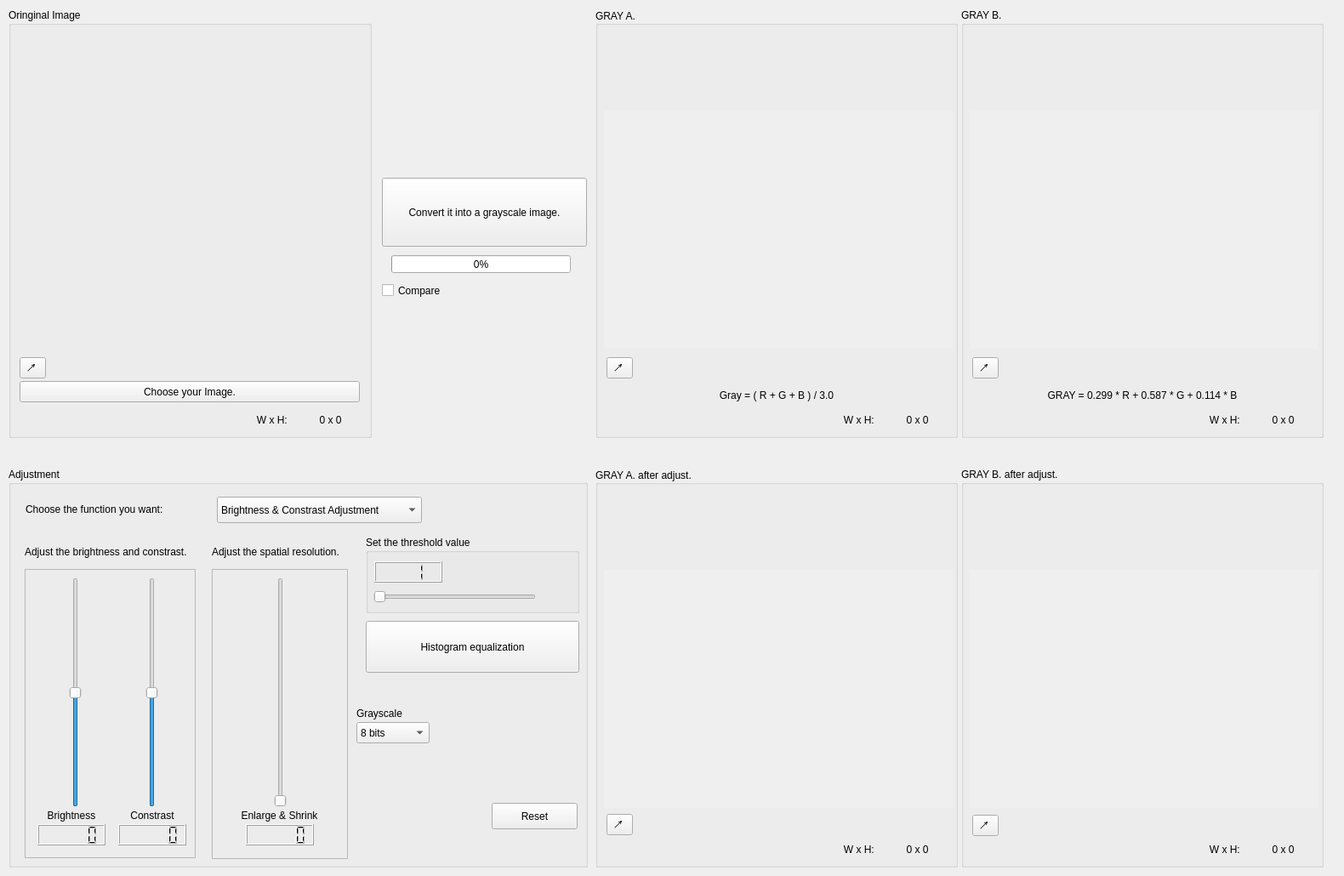
<?xml version="1.0" encoding="UTF-8"?>
<ui version="4.0">
 <class>Widget</class>
 <widget class="QWidget" name="Widget">
  <property name="geometry">
   <rect>
    <x>0</x>
    <y>0</y>
    <width>1580</width>
    <height>1030</height>
   </rect>
  </property>
  <property name="minimumSize">
   <size>
    <width>1580</width>
    <height>1030</height>
   </size>
  </property>
  <property name="windowTitle">
   <string>Widget</string>
  </property>
  <widget class="QGroupBox" name="groupBox_OI">
   <property name="geometry">
    <rect>
     <x>10</x>
     <y>10</y>
     <width>427</width>
     <height>505</height>
    </rect>
   </property>
   <property name="title">
    <string>Oringinal Image</string>
   </property>
   <widget class="QPushButton" name="pushButton_OI_CF">
    <property name="geometry">
     <rect>
      <x>13</x>
      <y>438</y>
      <width>400</width>
      <height>25</height>
     </rect>
    </property>
    <property name="minimumSize">
     <size>
      <width>400</width>
      <height>25</height>
     </size>
    </property>
    <property name="mouseTracking">
     <bool>false</bool>
    </property>
    <property name="text">
     <string>Choose your Image.</string>
    </property>
   </widget>
   <widget class="QToolButton" name="toolButton_OI">
    <property name="geometry">
     <rect>
      <x>13</x>
      <y>410</y>
      <width>31</width>
      <height>25</height>
     </rect>
    </property>
    <property name="text">
     <string>↗ </string>
    </property>
   </widget>
   <widget class="QLabel" name="label_OI_i">
    <property name="geometry">
     <rect>
      <x>13</x>
      <y>28</y>
      <width>400</width>
      <height>400</height>
     </rect>
    </property>
    <property name="text">
     <string/>
    </property>
   </widget>
   <widget class="QWidget" name="widget_OI_WH" native="true">
    <property name="geometry">
     <rect>
      <x>270</x>
      <y>465</y>
      <width>150</width>
      <height>38</height>
     </rect>
    </property>
    <layout class="QHBoxLayout" name="horizontalLayout">
     <item>
      <widget class="QLabel" name="label_OI_WH_SUBTITLE">
       <property name="text">
        <string>W x H: </string>
       </property>
       <property name="alignment">
        <set>Qt::AlignCenter</set>
       </property>
      </widget>
     </item>
     <item>
      <widget class="QLabel" name="label_OI_WH_NUM">
       <property name="text">
        <string>0 x 0</string>
       </property>
       <property name="alignment">
        <set>Qt::AlignCenter</set>
       </property>
      </widget>
     </item>
    </layout>
   </widget>
   <zorder>pushButton_OI_CF</zorder>
   <zorder>label_OI_i</zorder>
   <zorder>toolButton_OI</zorder>
   <zorder>widget_OI_WH</zorder>
  </widget>
  <widget class="QPushButton" name="pushButton_convert">
   <property name="geometry">
    <rect>
     <x>449</x>
     <y>209</y>
     <width>241</width>
     <height>81</height>
    </rect>
   </property>
   <property name="text">
    <string>Convert it into a grayscale image.</string>
   </property>
  </widget>
  <widget class="QProgressBar" name="progressBar">
   <property name="geometry">
    <rect>
     <x>460</x>
     <y>300</y>
     <width>211</width>
     <height>21</height>
    </rect>
   </property>
   <property name="value">
    <number>0</number>
   </property>
  </widget>
  <widget class="QGroupBox" name="groupBox_GA">
   <property name="geometry">
    <rect>
     <x>700</x>
     <y>10</y>
     <width>426</width>
     <height>505</height>
    </rect>
   </property>
   <property name="title">
    <string>GRAY A.</string>
   </property>
   <property name="alignment">
    <set>Qt::AlignLeading|Qt::AlignLeft|Qt::AlignVCenter</set>
   </property>
   <property name="flat">
    <bool>true</bool>
   </property>
   <widget class="QLabel" name="label_GA">
    <property name="geometry">
     <rect>
      <x>13</x>
      <y>446</y>
      <width>400</width>
      <height>17</height>
     </rect>
    </property>
    <property name="minimumSize">
     <size>
      <width>400</width>
      <height>0</height>
     </size>
    </property>
    <property name="text">
     <string>Gray = ( R + G + B ) / 3.0</string>
    </property>
    <property name="alignment">
     <set>Qt::AlignCenter</set>
    </property>
   </widget>
   <widget class="QToolButton" name="toolButton_GA">
    <property name="geometry">
     <rect>
      <x>13</x>
      <y>410</y>
      <width>31</width>
      <height>25</height>
     </rect>
    </property>
    <property name="text">
     <string>↗ </string>
    </property>
   </widget>
   <widget class="QLabel" name="label_GA_i">
    <property name="geometry">
     <rect>
      <x>13</x>
      <y>28</y>
      <width>400</width>
      <height>400</height>
     </rect>
    </property>
    <property name="text">
     <string/>
    </property>
   </widget>
   <widget class="QWidget" name="widget_GA_WH" native="true">
    <property name="geometry">
     <rect>
      <x>270</x>
      <y>465</y>
      <width>150</width>
      <height>38</height>
     </rect>
    </property>
    <layout class="QHBoxLayout" name="horizontalLayout_3">
     <item>
      <widget class="QLabel" name="label_GA_WH_SUBTITLE">
       <property name="text">
        <string>W x H: </string>
       </property>
       <property name="alignment">
        <set>Qt::AlignCenter</set>
       </property>
      </widget>
     </item>
     <item>
      <widget class="QLabel" name="label_GA_WH_NUM">
       <property name="text">
        <string>0 x 0</string>
       </property>
       <property name="alignment">
        <set>Qt::AlignCenter</set>
       </property>
      </widget>
     </item>
    </layout>
   </widget>
   <widget class="QWidget" name="widget_GA_h" native="true">
    <property name="geometry">
     <rect>
      <x>10</x>
      <y>120</y>
      <width>410</width>
      <height>280</height>
     </rect>
    </property>
    <property name="autoFillBackground">
     <bool>true</bool>
    </property>
    <widget class="QWidget" name="horizontalLayoutWidget">
     <property name="geometry">
      <rect>
       <x>9</x>
       <y>9</y>
       <width>391</width>
       <height>261</height>
      </rect>
     </property>
     <layout class="QHBoxLayout" name="horizontalLayout_GA_h">
      <property name="spacing">
       <number>6</number>
      </property>
     </layout>
    </widget>
   </widget>
   <zorder>label_GA</zorder>
   <zorder>label_GA_i</zorder>
   <zorder>toolButton_GA</zorder>
   <zorder>widget_GA_WH</zorder>
   <zorder>widget_GA_h</zorder>
  </widget>
  <widget class="QGroupBox" name="groupBox_ADJ">
   <property name="geometry">
    <rect>
     <x>10</x>
     <y>550</y>
     <width>681</width>
     <height>470</height>
    </rect>
   </property>
   <property name="title">
    <string>Adjustment</string>
   </property>
   <widget class="QGroupBox" name="groupBox_ADJ_TH">
    <property name="geometry">
     <rect>
      <x>420</x>
      <y>80</y>
      <width>251</width>
      <height>91</height>
     </rect>
    </property>
    <property name="title">
     <string>Set the threshold value</string>
    </property>
    <widget class="QSlider" name="horizontalSlider_ADJ_TH">
     <property name="geometry">
      <rect>
       <x>9</x>
       <y>56</y>
       <width>191</width>
       <height>31</height>
      </rect>
     </property>
     <property name="maximum">
      <number>255</number>
     </property>
     <property name="orientation">
      <enum>Qt::Horizontal</enum>
     </property>
    </widget>
    <widget class="QLCDNumber" name="lcdNumber_ADJ_TH">
     <property name="geometry">
      <rect>
       <x>10</x>
       <y>30</y>
       <width>80</width>
       <height>25</height>
      </rect>
     </property>
     <property name="autoFillBackground">
      <bool>false</bool>
     </property>
     <property name="digitCount">
      <number>3</number>
     </property>
     <property name="intValue" stdset="0">
      <number>1</number>
     </property>
    </widget>
   </widget>
   <widget class="QLabel" name="label_ADJ">
    <property name="geometry">
     <rect>
      <x>20</x>
      <y>40</y>
      <width>221</width>
      <height>17</height>
     </rect>
    </property>
    <property name="text">
     <string>Choose the function you want: </string>
    </property>
   </widget>
   <widget class="QComboBox" name="comboBox_ADJ">
    <property name="geometry">
     <rect>
      <x>245</x>
      <y>34</y>
      <width>241</width>
      <height>31</height>
     </rect>
    </property>
    <item>
     <property name="text">
      <string>Brightness &amp; Constrast Adjustment</string>
     </property>
    </item>
    <item>
     <property name="text">
      <string>Convert into binary image</string>
     </property>
    </item>
    <item>
     <property name="text">
      <string>Histogram equalization</string>
     </property>
    </item>
    <item>
     <property name="text">
      <string>Enlarge or Shrink &amp; Grayscale</string>
     </property>
    </item>
   </widget>
   <widget class="QPushButton" name="pushButton_ADJ_H">
    <property name="geometry">
     <rect>
      <x>420</x>
      <y>180</y>
      <width>251</width>
      <height>61</height>
     </rect>
    </property>
    <property name="text">
     <string>Histogram equalization</string>
    </property>
   </widget>
   <widget class="QPushButton" name="pushButton_RESET">
    <property name="geometry">
     <rect>
      <x>568</x>
      <y>394</y>
      <width>101</width>
      <height>31</height>
     </rect>
    </property>
    <property name="text">
     <string>Reset</string>
    </property>
   </widget>
   <widget class="QWidget" name="widget_ADJ_SA" native="true">
    <property name="geometry">
     <rect>
      <x>9</x>
      <y>79</y>
      <width>221</width>
      <height>391</height>
     </rect>
    </property>
    <widget class="QLabel" name="label_ADJ_SA_BC">
     <property name="geometry">
      <rect>
       <x>10</x>
       <y>0</y>
       <width>201</width>
       <height>40</height>
      </rect>
     </property>
     <property name="text">
      <string>Adjust the brightness and constrast.</string>
     </property>
     <property name="wordWrap">
      <bool>true</bool>
     </property>
    </widget>
    <widget class="QFrame" name="frame_ADJ_SA_BC">
     <property name="geometry">
      <rect>
       <x>10</x>
       <y>40</y>
       <width>201</width>
       <height>340</height>
      </rect>
     </property>
     <property name="frameShape">
      <enum>QFrame::StyledPanel</enum>
     </property>
     <property name="frameShadow">
      <enum>QFrame::Raised</enum>
     </property>
     <widget class="QLabel" name="label_ADJ_SA_BC_B">
      <property name="geometry">
       <rect>
        <x>15</x>
        <y>280</y>
        <width>80</width>
        <height>20</height>
       </rect>
      </property>
      <property name="text">
       <string>Brightness</string>
      </property>
      <property name="alignment">
       <set>Qt::AlignCenter</set>
      </property>
     </widget>
     <widget class="QLabel" name="label_ADJ_SA_BC_C">
      <property name="geometry">
       <rect>
        <x>110</x>
        <y>280</y>
        <width>80</width>
        <height>20</height>
       </rect>
      </property>
      <property name="text">
       <string>Constrast</string>
      </property>
      <property name="alignment">
       <set>Qt::AlignCenter</set>
      </property>
     </widget>
     <widget class="QSlider" name="verticalSlider_ADJ_SA_BC_C">
      <property name="geometry">
       <rect>
        <x>110</x>
        <y>10</y>
        <width>80</width>
        <height>270</height>
       </rect>
      </property>
      <property name="minimum">
       <number>-50</number>
      </property>
      <property name="maximum">
       <number>50</number>
      </property>
      <property name="singleStep">
       <number>1</number>
      </property>
      <property name="pageStep">
       <number>1</number>
      </property>
      <property name="value">
       <number>0</number>
      </property>
      <property name="orientation">
       <enum>Qt::Vertical</enum>
      </property>
     </widget>
     <widget class="QSlider" name="verticalSlider_ADJ_SA_BC_B">
      <property name="geometry">
       <rect>
        <x>20</x>
        <y>10</y>
        <width>80</width>
        <height>270</height>
       </rect>
      </property>
      <property name="minimum">
       <number>-255</number>
      </property>
      <property name="maximum">
       <number>255</number>
      </property>
      <property name="pageStep">
       <number>1</number>
      </property>
      <property name="value">
       <number>0</number>
      </property>
      <property name="orientation">
       <enum>Qt::Vertical</enum>
      </property>
     </widget>
     <widget class="QLCDNumber" name="lcdNumber_ADJ_SA_BC_B">
      <property name="geometry">
       <rect>
        <x>15</x>
        <y>300</y>
        <width>80</width>
        <height>25</height>
       </rect>
      </property>
     </widget>
     <widget class="QLCDNumber" name="lcdNumber_ADJ_SA_BC_C">
      <property name="geometry">
       <rect>
        <x>110</x>
        <y>300</y>
        <width>80</width>
        <height>25</height>
       </rect>
      </property>
     </widget>
     <zorder>verticalSlider_ADJ_SA_BC_B</zorder>
     <zorder>label_ADJ_SA_BC_B</zorder>
     <zorder>label_ADJ_SA_BC_C</zorder>
     <zorder>verticalSlider_ADJ_SA_BC_C</zorder>
     <zorder>lcdNumber_ADJ_SA_BC_B</zorder>
     <zorder>lcdNumber_ADJ_SA_BC_C</zorder>
    </widget>
   </widget>
   <widget class="QWidget" name="widget_ADJ_ES" native="true">
    <property name="geometry">
     <rect>
      <x>229</x>
      <y>79</y>
      <width>331</width>
      <height>391</height>
     </rect>
    </property>
    <widget class="QFrame" name="frame_ADJ_ES">
     <property name="geometry">
      <rect>
       <x>10</x>
       <y>40</y>
       <width>160</width>
       <height>341</height>
      </rect>
     </property>
     <property name="frameShape">
      <enum>QFrame::StyledPanel</enum>
     </property>
     <property name="frameShadow">
      <enum>QFrame::Raised</enum>
     </property>
     <widget class="QLabel" name="label_ADJ_ES_SUBTITLE">
      <property name="geometry">
       <rect>
        <x>-1</x>
        <y>280</y>
        <width>161</width>
        <height>20</height>
       </rect>
      </property>
      <property name="text">
       <string>Enlarge &amp; Shrink</string>
      </property>
      <property name="alignment">
       <set>Qt::AlignCenter</set>
      </property>
     </widget>
     <widget class="QSlider" name="verticalSlider_ADJ_ES">
      <property name="geometry">
       <rect>
        <x>5</x>
        <y>10</y>
        <width>151</width>
        <height>270</height>
       </rect>
      </property>
      <property name="minimum">
       <number>1</number>
      </property>
      <property name="maximum">
       <number>10</number>
      </property>
      <property name="pageStep">
       <number>1</number>
      </property>
      <property name="value">
       <number>1</number>
      </property>
      <property name="orientation">
       <enum>Qt::Vertical</enum>
      </property>
     </widget>
     <widget class="QLCDNumber" name="lcdNumber_ADJ_ES">
      <property name="geometry">
       <rect>
        <x>40</x>
        <y>300</y>
        <width>80</width>
        <height>25</height>
       </rect>
      </property>
     </widget>
    </widget>
    <widget class="QLabel" name="label_ADJ_ES_TITLE">
     <property name="geometry">
      <rect>
       <x>10</x>
       <y>0</y>
       <width>161</width>
       <height>40</height>
      </rect>
     </property>
     <property name="text">
      <string>Adjust the spatial resolution.</string>
     </property>
     <property name="wordWrap">
      <bool>true</bool>
     </property>
    </widget>
    <widget class="QLabel" name="label_ADJ_ES_GS_TITLE">
     <property name="geometry">
      <rect>
       <x>180</x>
       <y>190</y>
       <width>141</width>
       <height>40</height>
      </rect>
     </property>
     <property name="text">
      <string>Grayscale</string>
     </property>
     <property name="wordWrap">
      <bool>true</bool>
     </property>
    </widget>
    <widget class="QComboBox" name="comboBox_ADJ_ES_GS">
     <property name="geometry">
      <rect>
       <x>180</x>
       <y>220</y>
       <width>86</width>
       <height>25</height>
      </rect>
     </property>
     <item>
      <property name="text">
       <string>8 bits</string>
      </property>
     </item>
     <item>
      <property name="text">
       <string>4 bits</string>
      </property>
     </item>
     <item>
      <property name="text">
       <string>2 bits</string>
      </property>
     </item>
     <item>
      <property name="text">
       <string>1 bits</string>
      </property>
     </item>
    </widget>
   </widget>
   <zorder>widget_ADJ_ES</zorder>
   <zorder>widget_ADJ_SA</zorder>
   <zorder>groupBox_ADJ_TH</zorder>
   <zorder>label_ADJ</zorder>
   <zorder>comboBox_ADJ</zorder>
   <zorder>pushButton_ADJ_H</zorder>
   <zorder>pushButton_RESET</zorder>
  </widget>
  <widget class="QGroupBox" name="groupBox_GBA">
   <property name="geometry">
    <rect>
     <x>1130</x>
     <y>550</y>
     <width>426</width>
     <height>470</height>
    </rect>
   </property>
   <property name="title">
    <string>GRAY B. after adjust.</string>
   </property>
   <widget class="QToolButton" name="toolButton_GBA">
    <property name="geometry">
     <rect>
      <x>13</x>
      <y>408</y>
      <width>31</width>
      <height>25</height>
     </rect>
    </property>
    <property name="text">
     <string>↗ </string>
    </property>
   </widget>
   <widget class="QLabel" name="label_GBA_i">
    <property name="geometry">
     <rect>
      <x>13</x>
      <y>28</y>
      <width>400</width>
      <height>400</height>
     </rect>
    </property>
    <property name="text">
     <string/>
    </property>
   </widget>
   <widget class="QWidget" name="widget_GBA_WH" native="true">
    <property name="geometry">
     <rect>
      <x>270</x>
      <y>430</y>
      <width>150</width>
      <height>38</height>
     </rect>
    </property>
    <layout class="QHBoxLayout" name="horizontalLayout_6">
     <item>
      <widget class="QLabel" name="label_GBA_WH_SUBTITLE">
       <property name="text">
        <string>W x H: </string>
       </property>
       <property name="alignment">
        <set>Qt::AlignCenter</set>
       </property>
      </widget>
     </item>
     <item>
      <widget class="QLabel" name="label_GBA_WH_NUM">
       <property name="text">
        <string>0 x 0</string>
       </property>
       <property name="alignment">
        <set>Qt::AlignCenter</set>
       </property>
      </widget>
     </item>
    </layout>
   </widget>
   <widget class="QWidget" name="widget_GBA_h" native="true">
    <property name="geometry">
     <rect>
      <x>10</x>
      <y>120</y>
      <width>410</width>
      <height>280</height>
     </rect>
    </property>
    <property name="autoFillBackground">
     <bool>true</bool>
    </property>
    <widget class="QWidget" name="horizontalLayoutWidget_4">
     <property name="geometry">
      <rect>
       <x>9</x>
       <y>9</y>
       <width>391</width>
       <height>261</height>
      </rect>
     </property>
     <layout class="QHBoxLayout" name="horizontalLayout_GBA_h"/>
    </widget>
   </widget>
   <zorder>label_GBA_i</zorder>
   <zorder>toolButton_GBA</zorder>
   <zorder>widget_GBA_WH</zorder>
   <zorder>widget_GBA_h</zorder>
  </widget>
  <widget class="QGroupBox" name="groupBox_GAA">
   <property name="geometry">
    <rect>
     <x>700</x>
     <y>550</y>
     <width>426</width>
     <height>470</height>
    </rect>
   </property>
   <property name="title">
    <string>GRAY A. after adjust.</string>
   </property>
   <property name="alignment">
    <set>Qt::AlignLeading|Qt::AlignLeft|Qt::AlignVCenter</set>
   </property>
   <property name="flat">
    <bool>true</bool>
   </property>
   <widget class="QToolButton" name="toolButton_GAA">
    <property name="geometry">
     <rect>
      <x>13</x>
      <y>407</y>
      <width>31</width>
      <height>25</height>
     </rect>
    </property>
    <property name="text">
     <string>↗ </string>
    </property>
   </widget>
   <widget class="QLabel" name="label_GAA_i">
    <property name="geometry">
     <rect>
      <x>13</x>
      <y>28</y>
      <width>400</width>
      <height>400</height>
     </rect>
    </property>
    <property name="text">
     <string/>
    </property>
   </widget>
   <widget class="QWidget" name="widget_GAA_WH" native="true">
    <property name="geometry">
     <rect>
      <x>270</x>
      <y>430</y>
      <width>150</width>
      <height>38</height>
     </rect>
    </property>
    <layout class="QHBoxLayout" name="horizontalLayout_4">
     <item>
      <widget class="QLabel" name="label_GAA_WH_SUBTITLE">
       <property name="text">
        <string>W x H: </string>
       </property>
       <property name="alignment">
        <set>Qt::AlignCenter</set>
       </property>
      </widget>
     </item>
     <item>
      <widget class="QLabel" name="label_GAA_WH_NUM">
       <property name="text">
        <string>0 x 0</string>
       </property>
       <property name="alignment">
        <set>Qt::AlignCenter</set>
       </property>
      </widget>
     </item>
    </layout>
   </widget>
   <widget class="QWidget" name="widget_GAA_h" native="true">
    <property name="geometry">
     <rect>
      <x>10</x>
      <y>120</y>
      <width>410</width>
      <height>280</height>
     </rect>
    </property>
    <property name="autoFillBackground">
     <bool>true</bool>
    </property>
    <widget class="QWidget" name="horizontalLayoutWidget_3">
     <property name="geometry">
      <rect>
       <x>9</x>
       <y>9</y>
       <width>391</width>
       <height>261</height>
      </rect>
     </property>
     <layout class="QHBoxLayout" name="horizontalLayout_GAA_h"/>
    </widget>
   </widget>
   <zorder>label_GAA_i</zorder>
   <zorder>toolButton_GAA</zorder>
   <zorder>widget_GAA_WH</zorder>
   <zorder>widget_GAA_h</zorder>
  </widget>
  <widget class="QCheckBox" name="checkBox_COMPARE">
   <property name="geometry">
    <rect>
     <x>449</x>
     <y>330</y>
     <width>92</width>
     <height>23</height>
    </rect>
   </property>
   <property name="text">
    <string>Compare</string>
   </property>
  </widget>
  <widget class="QGroupBox" name="groupBox_GB">
   <property name="geometry">
    <rect>
     <x>1130</x>
     <y>10</y>
     <width>426</width>
     <height>505</height>
    </rect>
   </property>
   <property name="title">
    <string>GRAY B.</string>
   </property>
   <widget class="QLabel" name="label_GB">
    <property name="geometry">
     <rect>
      <x>13</x>
      <y>446</y>
      <width>400</width>
      <height>17</height>
     </rect>
    </property>
    <property name="minimumSize">
     <size>
      <width>400</width>
      <height>0</height>
     </size>
    </property>
    <property name="text">
     <string>GRAY = 0.299 * R + 0.587 * G + 0.114 * B</string>
    </property>
    <property name="alignment">
     <set>Qt::AlignCenter</set>
    </property>
   </widget>
   <widget class="QToolButton" name="toolButton_GB">
    <property name="geometry">
     <rect>
      <x>13</x>
      <y>410</y>
      <width>31</width>
      <height>25</height>
     </rect>
    </property>
    <property name="text">
     <string>↗ </string>
    </property>
   </widget>
   <widget class="QLabel" name="label_GB_i">
    <property name="geometry">
     <rect>
      <x>13</x>
      <y>28</y>
      <width>400</width>
      <height>400</height>
     </rect>
    </property>
    <property name="text">
     <string/>
    </property>
   </widget>
   <widget class="QWidget" name="widget_GB_WH" native="true">
    <property name="geometry">
     <rect>
      <x>270</x>
      <y>465</y>
      <width>150</width>
      <height>38</height>
     </rect>
    </property>
    <layout class="QHBoxLayout" name="horizontalLayout_7">
     <item>
      <widget class="QLabel" name="label_GB_WH_SUBTITLE">
       <property name="text">
        <string>W x H: </string>
       </property>
       <property name="alignment">
        <set>Qt::AlignCenter</set>
       </property>
      </widget>
     </item>
     <item>
      <widget class="QLabel" name="label_GB_WH_NUM">
       <property name="text">
        <string>0 x 0</string>
       </property>
       <property name="alignment">
        <set>Qt::AlignCenter</set>
       </property>
      </widget>
     </item>
    </layout>
   </widget>
   <widget class="QWidget" name="widget_GB_h" native="true">
    <property name="geometry">
     <rect>
      <x>10</x>
      <y>120</y>
      <width>410</width>
      <height>280</height>
     </rect>
    </property>
    <property name="autoFillBackground">
     <bool>true</bool>
    </property>
    <widget class="QWidget" name="horizontalLayoutWidget_2">
     <property name="geometry">
      <rect>
       <x>9</x>
       <y>9</y>
       <width>391</width>
       <height>261</height>
      </rect>
     </property>
     <layout class="QHBoxLayout" name="horizontalLayout_GB_h"/>
    </widget>
   </widget>
   <zorder>label_GB_i</zorder>
   <zorder>label_GB</zorder>
   <zorder>toolButton_GB</zorder>
   <zorder>widget_GB_WH</zorder>
   <zorder>widget_GB_h</zorder>
  </widget>
 </widget>
 <layoutdefault spacing="6" margin="11"/>
 <resources/>
 <connections/>
</ui>
